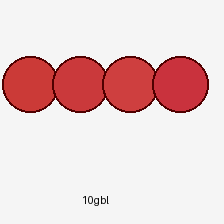
#> input picture test_dataset/10gbl/10gbl_11.png, 224 x 224 px; its folder holds only this picture in this run
$ python main.py
#> lines starting #> are read from the running program, lines starting #| are printed output that depends on the picture; after the words box and inside, x2 and y2 are one past the last pixel; in counts of white or black regions, pixels touching at a corner belong together
import os
import cv2
import numpy as np
import joblib
import matplotlib.pyplot as plt
from sklearn.linear_model import LinearRegression
from sklearn.preprocessing import StandardScaler
from sklearn.metrics import mean_absolute_error, r2_score

# =========================
# CONFIGURATION
# =========================
DATASET_PATH = "test_dataset"

# =========================
# FEATURE EXTRACTION
# =========================
def extract_circle_lab(image_path):
    """Extract mean LAB values from circular region in blood sample image"""
#> called with image_path = 'test_dataset/10gbl/10gbl_11.png'
    img = cv2.imread(image_path)
#> img is the input picture: shape (224, 224, 3); mean B, G, R 207, 206.5, 233.5
    if img is None:
        return None

    img = cv2.resize(img, (300, 300))
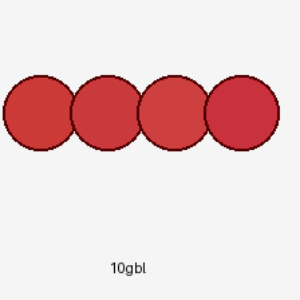
#> img: shape (300, 300, 3); mean B, G, R 207, 206.5, 233.5
    gray = cv2.cvtColor(img, cv2.COLOR_BGR2GRAY)
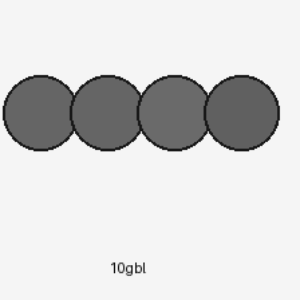
#> gray: shape (300, 300); min 14, max 245, mean 214.7

    # Detect circle (blood sample region)
    circles = cv2.HoughCircles(
        gray,
        cv2.HOUGH_GRADIENT,
        dp=1,
        minDist=100,
        param1=50,
        param2=30,
        minRadius=50,
        maxRadius=150
    )
#> circles = None

    # Create mask
    mask = np.zeros(img.shape[:2], dtype=np.uint8)

    if circles is not None:
        x, y, r = circles[0][0]
        x, y, r = int(x), int(y), int(r)
        cv2.circle(mask, (x, y), r, 255, -1)
    else:
        # Fallback: center crop
        h, w = img.shape[:2]
#> h = 300; w = 300
        center = (w // 2, h // 2)
#> center = (150, 150)
        radius = min(center[0], center[1]) - 20
#> radius = 130
        cv2.circle(mask, center, radius, 255, -1)
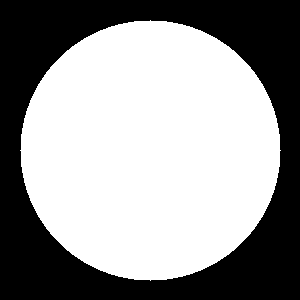
#> mask: shape (300, 300); 59% white; 1 black region, box (x1, y1, x2, y2) and area: (0, 0, 300, 300) 36923

    # Convert to LAB and normalize lighting
    lab = cv2.cvtColor(img, cv2.COLOR_BGR2LAB)
#> lab: shape (300, 300, 3); mean of channels 0, 1, 2 219, 138.7, 134.2
    L, A, B = cv2.split(lab)
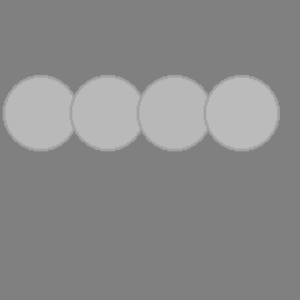
#> A: shape (300, 300); min 128, max 187, mean 138.7
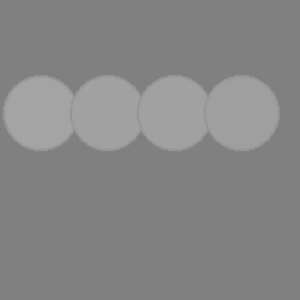
#> B: shape (300, 300); min 128, max 164, mean 134.2
    L = cv2.equalizeHist(L)  # Normalize lighting
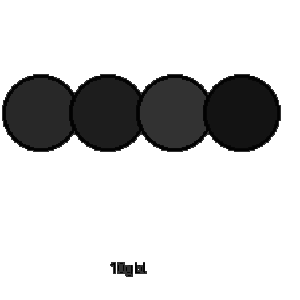
#> L: shape (300, 300); min 0, max 255, mean 208.6
    lab = cv2.merge([L, A, B])
#> lab: shape (300, 300, 3); mean of channels 0, 1, 2 208.6, 138.7, 134.2

    # Extract only circle pixels
    masked_pixels = lab[mask == 255]

    if len(masked_pixels) == 0:
        return None

    mean_lab = np.mean(masked_pixels, axis=0)
#> mean_lab = [183.6, 144.5, 137.6]
    return mean_lab

# =========================
# LOAD DATA
# =========================
def load_dataset(dataset_path):
    """Load images and extract features with labels"""
    X = []
    y = []

    if not os.path.exists(dataset_path):
        print(f"❌ Dataset path not found: {dataset_path}")
        return np.array(X), np.array(y)

    for label_folder in os.listdir(dataset_path):
        label_path = os.path.join(dataset_path, label_folder)

        if not os.path.isdir(label_path):
            continue

        # Extract HB value from folder name (e.g., "8gbl" -> 8)
        if "gbl" in label_folder:
            hb_value = int(label_folder.replace("gbl", ""))
        else:
            # Skip folders that don't follow the naming convention
            continue

        # Process each image in the folder
        for file in os.listdir(label_path):
            if not file.lower().endswith(('.png', '.jpg', '.jpeg')):
                continue

            img_path = os.path.join(label_path, file)
            features = extract_circle_lab(img_path)
#> features = [183.6, 144.5, 137.6]

            if features is not None:
                X.append(features)
                y.append(hb_value)
                print(f"  Loaded: {file} -> HB={hb_value}")
#> pass 2 of the loop in load_dataset, `for label_folder in os.listdir(dataset_path):`:
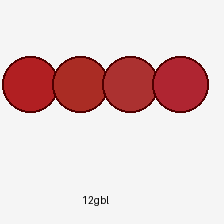
#> input picture test_dataset/12gbl/12gbl_1.png, 224 x 224 px
#> in extract_circle_lab, img is the input picture: shape (224, 224, 3); mean B, G, R 203.9, 203.7, 228.4
#> img: shape (300, 300, 3)
#> in extract_circle_lab (call 2), `L, A, B = cv2.split(lab)`:
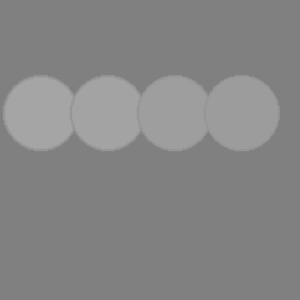
#> B: shape (300, 300); min 128, max 165, mean 134.1
#> in extract_circle_lab (call 2), `L = cv2.equalizeHist(L)`:
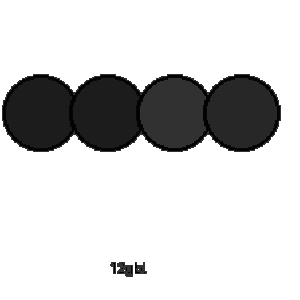
#> L: shape (300, 300); min 0, max 255, mean 208.9
#> mean_lab = [184.4, 143.2, 137.3]

    return np.array(X), np.array(y)

# =========================
# MAIN EXECUTION
# =========================
if __name__ == "__main__":
    print("🔬 Hemoglobin Prediction Model Training")
    print("=" * 50)

    # Load dataset
    X, y = load_dataset(DATASET_PATH)
#> X = [[183.6, 144.5, 137.6], [184.4, 143.2, 137.3]]; y = [10, 12]

    if len(X) == 0:
        print("\n❌ No valid images found. Check your dataset path.")
        exit()

    print(f"\n✅ Loaded {len(X)} images")
#| ✅ Loaded 2 images
    print(f"📊 Feature shape: {X.shape}")
#| 📊 Feature shape: (2, 3)
    print(f"🏷️ Labels shape: {y.shape}")
#| 🏷️ Labels shape: (2,)

    # Scale features
    scaler = StandardScaler()
    X_scaled = scaler.fit_transform(X)
#> X_scaled = [[-1, 1, 1], [1, -1, -1]]

    # Train model
    model = LinearRegression()
    model.fit(X_scaled, y)

    # Predictions
    predictions = model.predict(X_scaled)
#> predictions = [10, 12]

    # Metrics
    mae = mean_absolute_error(y, predictions)
#> mae = 0
    r2 = r2_score(y, predictions)
#> r2 = 1

    print("\n" + "=" * 50)
    print("📈 REGRESSION RESULTS")
    print("=" * 50)
    print(f"MAE : {mae:.4f} g/dL")
#| MAE : 0.0000 g/dL
    print(f"R²  : {r2:.4f}")
#| R²  : 1.0000

    # Display equation
    a, b, c = model.coef_
    d = model.intercept_
    print("\n📐 Regression Equation:")
    print(f"HB = {a:.4f} × L + {b:.4f} × A + {c:.4f} × B + {d:.4f}")

    # Save model
    joblib.dump(model, "hb_regression_model.pkl")
    joblib.dump(scaler, "hb_scaler.pkl")
    print("\n💾 Model saved: hb_regression_model.pkl")
    print("💾 Scaler saved: hb_scaler.pkl")

    # Plot results
    plt.figure(figsize=(8, 6))
    plt.scatter(y, predictions, alpha=0.7)
    plt.plot([min(y), max(y)], [min(y), max(y)], 'r--', label='Perfect Prediction')
    plt.xlabel("Actual Hemoglobin (g/dL)")
    plt.ylabel("Predicted Hemoglobin (g/dL)")
    plt.title("Actual vs Predicted Hemoglobin")
    plt.grid(True, alpha=0.3)
    plt.legend()
    plt.tight_layout()
    plt.savefig("prediction_results.png", dpi=150)
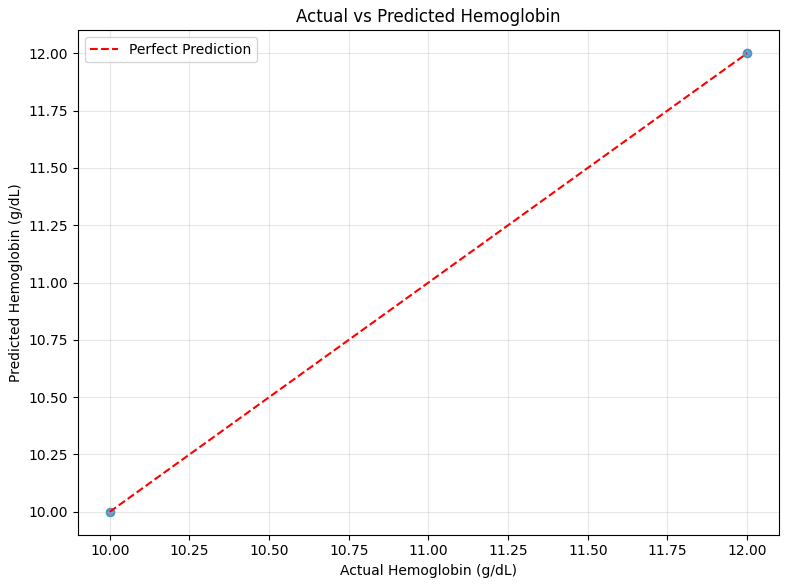
#> figure drawn by matplotlib, 1 panel
    plt.show()

    print("\n✅ Training complete!")
